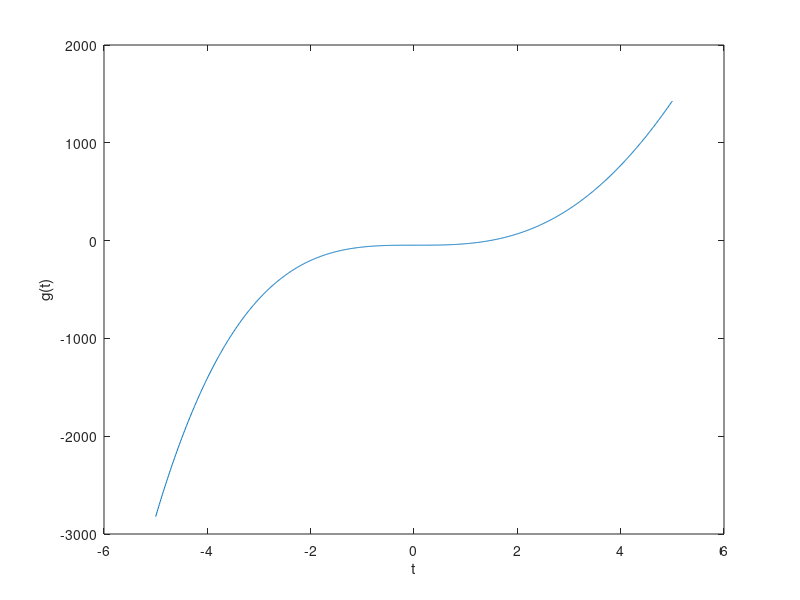

This chart was generated by the following MATLAB code: (Note: this script raises an error after producing the figure.)
L = 5;
time = -L:0.01:L;

g =@(time) (-time.^4 + 17*time.^3 - time.^2 -47) ;

plot(time,g(time));
ylabel("g(t)")
xlabel("t")
title("075BCT068","Roshan Subedi")
set(gca, 'XAxisLocation', 'origin')
set(gca, 'YAxisLocation', 'origin')
grid on

a0 = 1/L * integral(g,-L,L);
sum=0;
m=20;
for k=1:m
    f1 = @(time) (-time.^4 + 17*time.^3 - time.^2 -47).*cos(k*pi*time/L);
    f2 = @(time) (-time.^4 + 17*time.^3 - time.^2 -47).*sin(k*pi*time/L);
    am=1/L*integral(f1,-L,L);
    bm=1/L*integral(f2,-L,L);
    sum=sum+am.*cos(k*pi.*t./L)+bm.*sin(k*pi.*t./L);
end
s_t=a0/2+sum;
figure(2);
plot(t,s_t);
ylabel("x(t)")
xlabel("t")
title("075BCT068","Roshan Subedi")
set(gca, 'XAxisLocation', 'origin')
set(gca, 'YAxisLocation', 'origin')
grid on